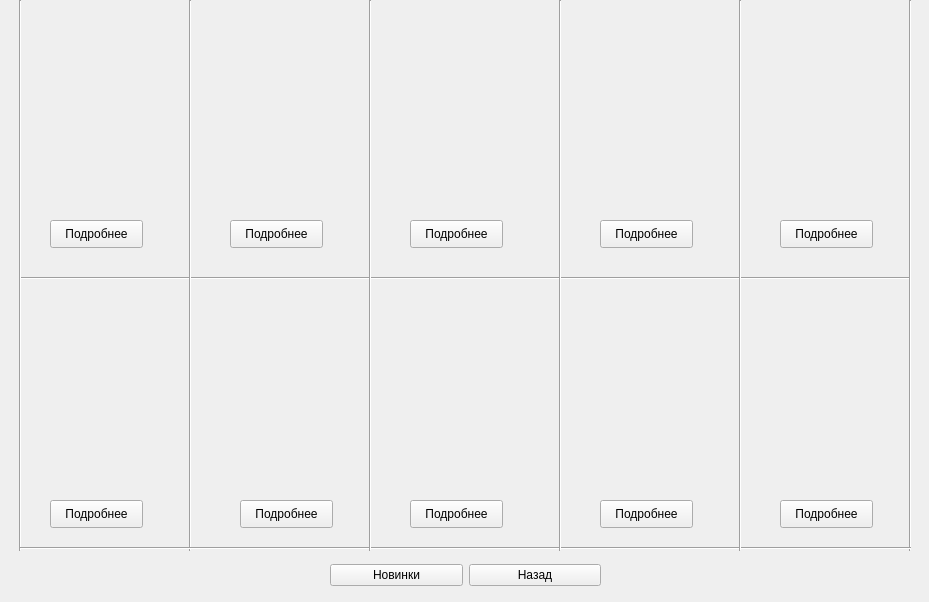
<?xml version="1.0" encoding="UTF-8"?>
<ui version="4.0">
 <class>Afisha</class>
 <widget class="QWidget" name="Afisha">
  <property name="geometry">
   <rect>
    <x>0</x>
    <y>0</y>
    <width>929</width>
    <height>602</height>
   </rect>
  </property>
  <property name="windowTitle">
   <string>Афиша</string>
  </property>
  <property name="windowIcon">
   <iconset resource="resource.qrc">
    <normaloff>:/rec/img/afisha.png</normaloff>:/rec/img/afisha.png</iconset>
  </property>
  <property name="styleSheet">
   <string notr="true"/>
  </property>
  <widget class="QPushButton" name="pushButton_2">
   <property name="geometry">
    <rect>
     <x>50</x>
     <y>220</y>
     <width>93</width>
     <height>28</height>
    </rect>
   </property>
   <property name="text">
    <string>Подробнее</string>
   </property>
  </widget>
  <widget class="QPushButton" name="pushButton_3">
   <property name="geometry">
    <rect>
     <x>230</x>
     <y>220</y>
     <width>93</width>
     <height>28</height>
    </rect>
   </property>
   <property name="text">
    <string>Подробнее</string>
   </property>
  </widget>
  <widget class="QPushButton" name="pushButton_4">
   <property name="geometry">
    <rect>
     <x>410</x>
     <y>220</y>
     <width>93</width>
     <height>28</height>
    </rect>
   </property>
   <property name="text">
    <string>Подробнее</string>
   </property>
  </widget>
  <widget class="QPushButton" name="pushButton_5">
   <property name="geometry">
    <rect>
     <x>600</x>
     <y>220</y>
     <width>93</width>
     <height>28</height>
    </rect>
   </property>
   <property name="text">
    <string>Подробнее</string>
   </property>
  </widget>
  <widget class="QPushButton" name="pushButton_6">
   <property name="geometry">
    <rect>
     <x>780</x>
     <y>220</y>
     <width>93</width>
     <height>28</height>
    </rect>
   </property>
   <property name="text">
    <string>Подробнее</string>
   </property>
  </widget>
  <widget class="QPushButton" name="pushButton_7">
   <property name="geometry">
    <rect>
     <x>50</x>
     <y>500</y>
     <width>93</width>
     <height>28</height>
    </rect>
   </property>
   <property name="text">
    <string>Подробнее</string>
   </property>
  </widget>
  <widget class="QPushButton" name="pushButton_8">
   <property name="geometry">
    <rect>
     <x>240</x>
     <y>500</y>
     <width>93</width>
     <height>28</height>
    </rect>
   </property>
   <property name="text">
    <string>Подробнее</string>
   </property>
  </widget>
  <widget class="QPushButton" name="pushButton_9">
   <property name="geometry">
    <rect>
     <x>410</x>
     <y>500</y>
     <width>93</width>
     <height>28</height>
    </rect>
   </property>
   <property name="text">
    <string>Подробнее</string>
   </property>
  </widget>
  <widget class="QPushButton" name="pushButton_10">
   <property name="geometry">
    <rect>
     <x>600</x>
     <y>500</y>
     <width>93</width>
     <height>28</height>
    </rect>
   </property>
   <property name="text">
    <string>Подробнее</string>
   </property>
  </widget>
  <widget class="QPushButton" name="pushButton_11">
   <property name="geometry">
    <rect>
     <x>780</x>
     <y>500</y>
     <width>93</width>
     <height>28</height>
    </rect>
   </property>
   <property name="text">
    <string>Подробнее</string>
   </property>
  </widget>
  <widget class="QWidget" name="layoutWidget">
   <property name="geometry">
    <rect>
     <x>30</x>
     <y>300</y>
     <width>911</width>
     <height>189</height>
    </rect>
   </property>
   <layout class="QHBoxLayout" name="horizontalLayout_2">
    <item>
     <widget class="QLabel" name="label_10">
      <property name="text">
       <string/>
      </property>
      <property name="pixmap">
       <pixmap>../girl.jpeg</pixmap>
      </property>
     </widget>
    </item>
    <item>
     <widget class="QLabel" name="label_9">
      <property name="text">
       <string/>
      </property>
      <property name="pixmap">
       <pixmap>../kruella.jpg</pixmap>
      </property>
     </widget>
    </item>
    <item>
     <widget class="QLabel" name="label_6">
      <property name="text">
       <string/>
      </property>
      <property name="pixmap">
       <pixmap>../ford.jpg</pixmap>
      </property>
     </widget>
    </item>
    <item>
     <widget class="QLabel" name="label_5">
      <property name="text">
       <string/>
      </property>
      <property name="pixmap">
       <pixmap>../luci.jpg</pixmap>
      </property>
     </widget>
    </item>
    <item>
     <widget class="QLabel" name="label_12">
      <property name="text">
       <string/>
      </property>
      <property name="pixmap">
       <pixmap>../dyavol.jpg</pixmap>
      </property>
     </widget>
    </item>
   </layout>
  </widget>
  <widget class="Line" name="line">
   <property name="geometry">
    <rect>
     <x>20</x>
     <y>270</y>
     <width>891</width>
     <height>16</height>
    </rect>
   </property>
   <property name="orientation">
    <enum>Qt::Horizontal</enum>
   </property>
  </widget>
  <widget class="Line" name="line_2">
   <property name="geometry">
    <rect>
     <x>10</x>
     <y>0</y>
     <width>20</width>
     <height>551</height>
    </rect>
   </property>
   <property name="orientation">
    <enum>Qt::Vertical</enum>
   </property>
  </widget>
  <widget class="Line" name="line_3">
   <property name="geometry">
    <rect>
     <x>180</x>
     <y>0</y>
     <width>20</width>
     <height>551</height>
    </rect>
   </property>
   <property name="orientation">
    <enum>Qt::Vertical</enum>
   </property>
  </widget>
  <widget class="Line" name="line_4">
   <property name="geometry">
    <rect>
     <x>900</x>
     <y>0</y>
     <width>20</width>
     <height>551</height>
    </rect>
   </property>
   <property name="orientation">
    <enum>Qt::Vertical</enum>
   </property>
  </widget>
  <widget class="Line" name="line_6">
   <property name="geometry">
    <rect>
     <x>20</x>
     <y>540</y>
     <width>891</width>
     <height>16</height>
    </rect>
   </property>
   <property name="orientation">
    <enum>Qt::Horizontal</enum>
   </property>
  </widget>
  <widget class="Line" name="line_7">
   <property name="geometry">
    <rect>
     <x>730</x>
     <y>0</y>
     <width>20</width>
     <height>551</height>
    </rect>
   </property>
   <property name="orientation">
    <enum>Qt::Vertical</enum>
   </property>
  </widget>
  <widget class="Line" name="line_8">
   <property name="geometry">
    <rect>
     <x>360</x>
     <y>0</y>
     <width>20</width>
     <height>551</height>
    </rect>
   </property>
   <property name="orientation">
    <enum>Qt::Vertical</enum>
   </property>
  </widget>
  <widget class="Line" name="line_9">
   <property name="geometry">
    <rect>
     <x>550</x>
     <y>0</y>
     <width>20</width>
     <height>551</height>
    </rect>
   </property>
   <property name="orientation">
    <enum>Qt::Vertical</enum>
   </property>
  </widget>
  <widget class="QWidget" name="layoutWidget">
   <property name="geometry">
    <rect>
     <x>30</x>
     <y>10</y>
     <width>921</width>
     <height>190</height>
    </rect>
   </property>
   <layout class="QHBoxLayout" name="horizontalLayout">
    <item>
     <widget class="QLabel" name="label_8">
      <property name="text">
       <string/>
      </property>
      <property name="pixmap">
       <pixmap>../legend.jpg</pixmap>
      </property>
     </widget>
    </item>
    <item>
     <widget class="QLabel" name="label_11">
      <property name="text">
       <string/>
      </property>
      <property name="pixmap">
       <pixmap>../11.jpg</pixmap>
      </property>
     </widget>
    </item>
    <item>
     <widget class="QLabel" name="label_2">
      <property name="text">
       <string/>
      </property>
      <property name="pixmap">
       <pixmap>../beguchiy.jpg</pixmap>
      </property>
     </widget>
    </item>
    <item>
     <widget class="QLabel" name="label">
      <property name="text">
       <string/>
      </property>
      <property name="pixmap">
       <pixmap>../marsianin.jpeg</pixmap>
      </property>
     </widget>
    </item>
    <item>
     <widget class="QLabel" name="label_3">
      <property name="text">
       <string/>
      </property>
      <property name="pixmap">
       <pixmap>../malifisenta.jpg</pixmap>
      </property>
     </widget>
    </item>
   </layout>
  </widget>
  <widget class="QWidget" name="">
   <property name="geometry">
    <rect>
     <x>330</x>
     <y>560</y>
     <width>271</width>
     <height>30</height>
    </rect>
   </property>
   <layout class="QHBoxLayout" name="horizontalLayout_3">
    <item>
     <widget class="QPushButton" name="pushButton_12">
      <property name="text">
       <string>Новинки</string>
      </property>
     </widget>
    </item>
    <item>
     <widget class="QPushButton" name="pushButton">
      <property name="text">
       <string>Назад</string>
      </property>
     </widget>
    </item>
   </layout>
  </widget>
 </widget>
 <resources>
  <include location="resource.qrc"/>
 </resources>
 <connections/>
</ui>
